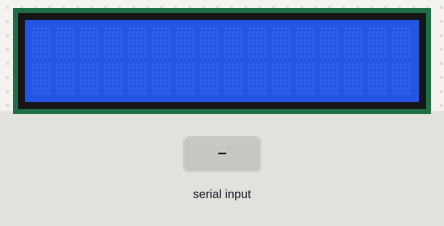
This sketch was run on a simulated Arduino Uno, built with avr-gcc and run on an emulated ATmega328P. Shown: 16×2 character LCD. The test bench sets the inputs (shaded band).

Above: at 1.2 s.
1.3 s: "1" received over Serial
At 1.9 s:
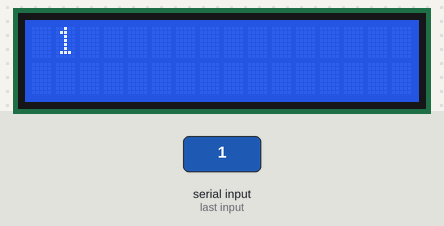
2.8 s: "0" received over Serial
At 3.1 s:
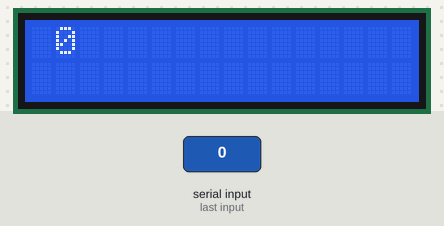
4.3 s: "2" received over Serial
At 5.4 s:
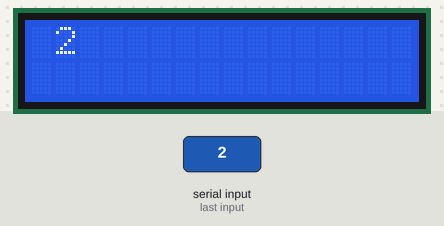
Timing chart, 0 to 7.3 s (numbered marks = the images above; inputs shaded):
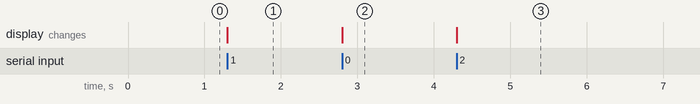

Measured:
- after the input at 1.3 s, the display: changes at once (image 1)
- after the input at 2.8 s, the display: changes at once (image 2)
- after the input at 4.3 s, the display: changes at once (image 3)

The sketch:

Serial_den_veri_aktarma.ino
```cpp
//bilgisayar dışında oluyor

#include <LiquidCrystal.h> // KÜTÜPHANE DOSYASI EKLENDİ
LiquidCrystal lcd(8, 9, 4, 5, 6, 7); // RS, En, D4, D5, D6, D7
char karakter[16];
int i=0;
void setup()
{
Serial.begin(9600);
lcd.begin(16, 2);
lcd.setCursor(0,0);
}

void loop()
{
  if (i<14)
{
  if (Serial.available()>0)
  {
    karakter[i]=Serial.read();
    lcd.setCursor(1,0);
    lcd.print(karakter[i]);
    i++;
  }
  if (i==14)
  {
    lcd.clear();
    i=0;
  }
}
}
```
